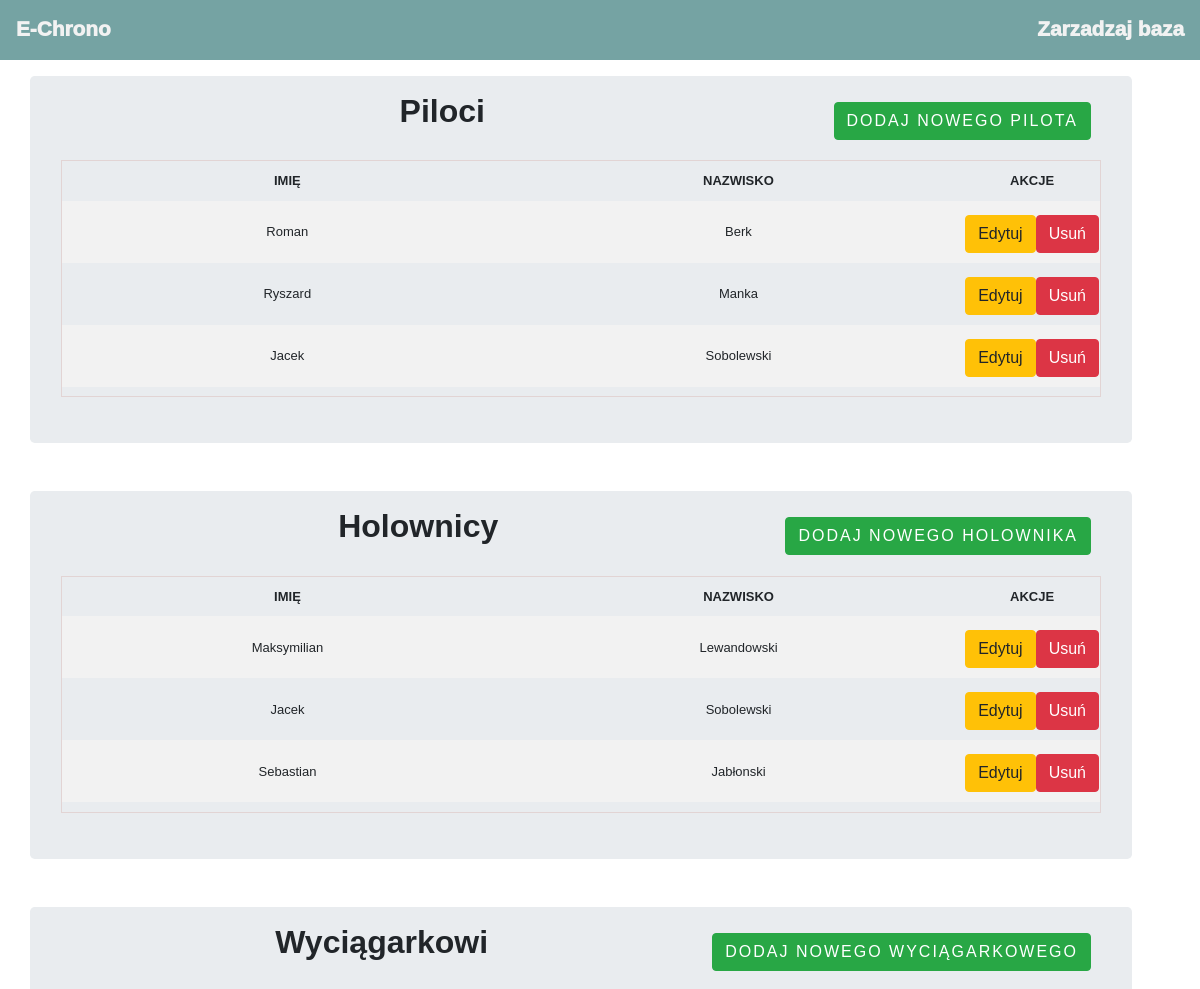
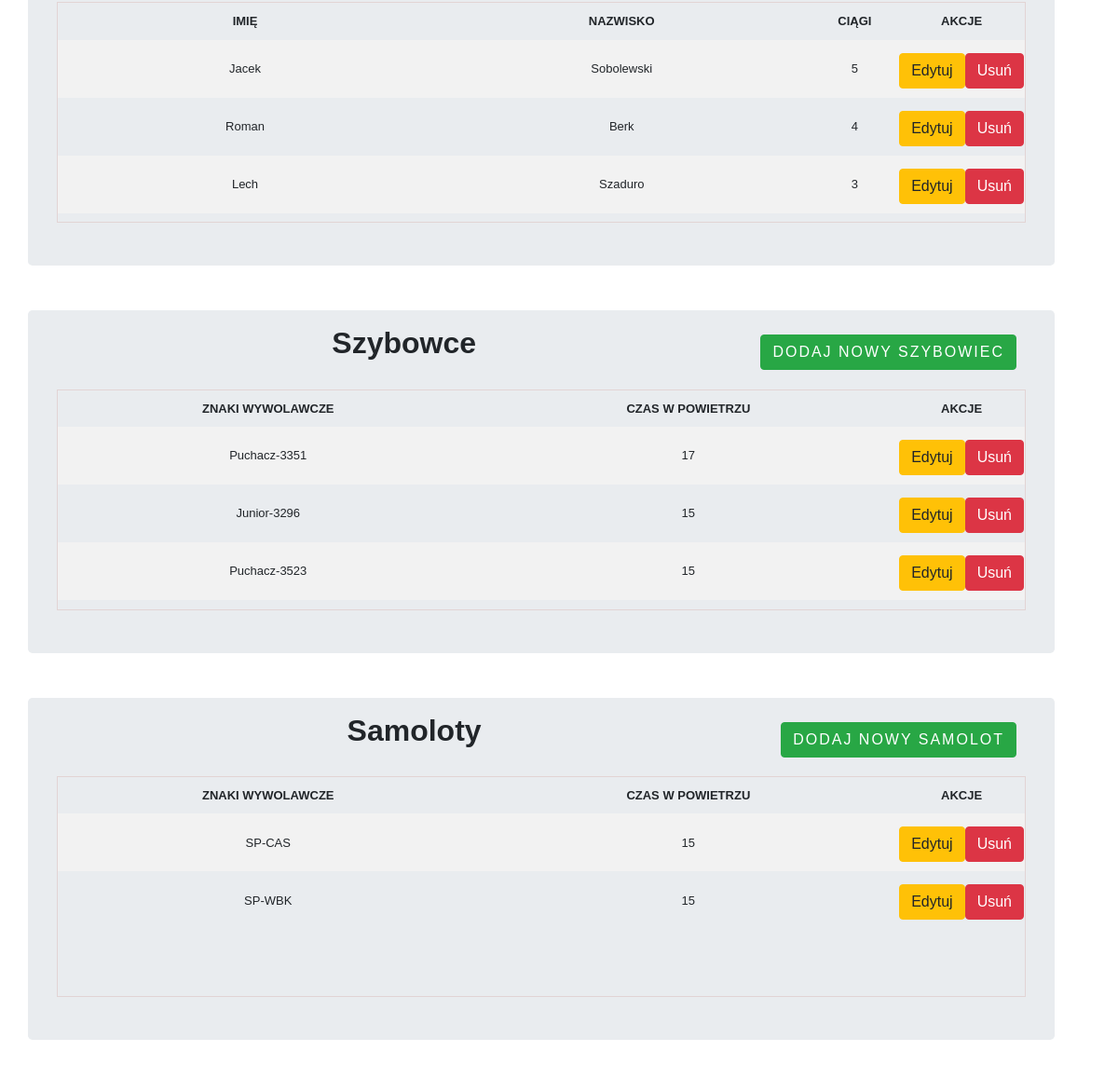
/manage, run on the app's committed database (2 pictures, top to bottom).
### __init__.py (models this page shows)
class Pilot(db.Model):
    __tablename__ = 'pilot'
    id = db.Column('id',db.Integer, primary_key=True, autoincrement=True)
    firstname = db.Column('firstname',db.String(25),nullable=False)
    lastname = db.Column('lastname',db.String(25),nullable=False)

class AirplanePilot(db.Model):
    __tablename__ = 'airplanepilot'
    id = db.Column('id',db.Integer, primary_key=True, autoincrement=True)
    firstname = db.Column('firstname',db.String(25),nullable=False)
    lastname = db.Column('lastname',db.String(25),nullable=False)

class WinchOperator(db.Model):
    __tablename__ = 'winchoperator'
    id = db.Column('id',db.Integer, primary_key=True, autoincrement=True)
    firstname = db.Column('firstname',db.String(25),nullable=False)
    lastname = db.Column('lastname',db.String(25),nullable=False)
    launches = db.Column('launches',db.Integer,default=0)

class Glider(db.Model):
    __tablename__ = 'glider'
    id = db.Column(db.Integer, primary_key=True, autoincrement=True)
    name = db.Column('name', db.String(20), nullable=False)
    time_in_air = db.Column('time_in_air', db.Integer,default=0)

class Airplane(db.Model):
    __tablename__ = 'airplane'
    id = db.Column('id',db.Integer, primary_key=True, autoincrement=True)
    name = db.Column('name',db.String(20), nullable=False)
    time_in_air = db.Column('time_in_air', db.Integer,default=0)

### main.py (the view)
@app.route('/manage',methods=['POST','GET'])
def manage():
    airplanes = Airplane.query.all()
    gliders = Glider.query.all()
    pilots = Pilot.query.all()
    airplanepilots = AirplanePilot.query.all()
    winchoperators = WinchOperator.query.all()
    return render_template('manage.html',airplanes=airplanes,gliders=gliders,pilots=pilots,
        airplanepilots = airplanepilots, winchoperators = winchoperators)

### templates/manage.html (shortened to what this page needs)
{% extends 'base.html' %}
{% block body %}
<div class="manage">
   <div class="container">
      <div class="row">
         <div class="jumbotron p-3">
            <div class="col md-12">
               <h2><b>Piloci</b>  <button type="button"  class="btn btn-success float-right"
                  data-toggle="modal" data-target="#mymodalp">Dodaj nowego pilota</button> </h2>
               <table style= "width:80em;">
                  <tr style="width: 100%;">
                     <th>Imię</th>
                     <th>Nazwisko</th>
                     <th>Akcje</th>
                  </tr>
                  {% for p in pilots %}
                  <tr>
                     <td>{{p.firstname}}</td>
                     <td>{{p.lastname}}</td>
                     <td style="display:flex;">
                        <a class="btn btn-warning btn-xs" data-toggle="modal" data-target="#modaleditp{{p.id}}">Edytuj</a>
                        <a href='/delete?table=Pilot&id={{p.id}}' class="btn btn-danger btn-xs" onclick="return confirm('Are You Sure To Delete ?')">Usuń</a>
                     </td>
                  </tr>
                  {% endfor %}
               </table>
            </div>
         </div>
      </div>
   </div>
   <div class="container">
      <div class="row">
         <div class="jumbotron p-3">
            <div class="col md-12">
               <h2><b>Holownicy</b>  <button type="button"  class="btn btn-success float-right"
                  data-toggle="modal" data-target="#mymodalap">Dodaj nowego holownika</button> </h2>
               <table style= "width:80em;">
                  <tr style="width: 100%;">
                     <th>Imię</th>
                     <th>Nazwisko</th>
                     <th>Akcje</th>
                  </tr>
                  {% for a in airplanepilots %}
                  <tr>
                     <td>{{a.firstname}}</td>
                     <td>{{a.lastname}}</td>
                     <td style="display:flex;">
                        <a class="btn btn-warning btn-xs" data-toggle="modal" data-target="#modaleditap{{a.id}}">Edytuj</a>
                        <a href='/delete?table=AirplanePilot&id={{a.id}}' class="btn btn-danger btn-xs" onclick="return confirm('Are You Sure To Delete ?')">Usuń</a>
                     </td>
                  </tr>
                  {% endfor %}
               </table>
            </div>
         </div>
      </div>
   </div>
   <div class="container">
      <div class="row">
         <div class="jumbotron p-3">
            <div class="col md-12">
               <h2><b>Wyciągarkowi</b>  <button type="button"  class="btn btn-success float-right"
                  data-toggle="modal" data-target="#mymodalwo">Dodaj nowego wyciągarkowego</button> </h2>
               <table style= "width:80em;">
                  <tr style="width: 100%;">
                     <th>Imię</th>
                     <th>Nazwisko</th>
                     <th>Ciągi</th>
                     <th>Akcje</th>
                  </tr>
                  {% for w in winchoperators %}
                  <tr>
                     <td>{{w.firstname}}</td>
                     <td>{{w.lastname}}</td>
                     <td>{{w.launches}}</td>
                     <td style="display:flex;">
                        <a class="btn btn-warning btn-xs" data-toggle="modal" data-target="#modaleditwo{{w.id}}">Edytuj</a>
                        <a href='/delete?table=WinchOperator&id={{w.id}}' class="btn btn-danger btn-xs" onclick="return confirm('Are You Sure To Delete ?')">Usuń</a>
                     </td>
                  </tr>
                  {% endfor %}
               </table>
            </div>
         </div>
      </div>
   </div>
   <div class="container">
      <div class="row">
         <div class="jumbotron p-3">
            <div class="col md-12">
               <h2><b>Szybowce</b>  <button type="button"  class="btn btn-success float-right"
                  data-toggle="modal" data-target="#mymodalg">Dodaj nowy szybowiec</button> </h2>
               <table style= "width:80em;">
                  <tr style="width: 100%;">
                     <th>Znaki Wywolawcze</th>
                     <th>Czas w powietrzu</th>
                     <th>Akcje</th>
                  </tr>
                  {% for g in gliders %}
                  <tr>
                     <td>{{g.name}}</td>
                     <td>{{g.time_in_air}}</td>
                     <td style="display:flex;">
                        <a class="btn btn-warning btn-xs" data-toggle="modal" data-target="#modaleditg{{g.id}}">Edytuj</a>
                        <a href='/delete?table=Glider&id={{g.id}}' class="btn btn-danger btn-xs" onclick="return confirm('Are You Sure To Delete ?')">Usuń</a>
                     </td>
                  </tr>
                  {% endfor %}
               </table>
            </div>
         </div>
      </div>
   </div>
   <div class="container" >
      <div class="row" style="text-align: center;">
         <div class="jumbotron p-3" style="text-align: center;">
            <div class="col md-12" style="text-align: center;">
               <h2><b>Samoloty</b>  <button type="button"  class="btn btn-success float-right"
                  data-toggle="modal" data-target="#mymodala">Dodaj nowy samolot</button> </h2>
               <table style= "width:80em;">
                  <tr style="width: 100%;">
                     <th>Znaki Wywolawcze</th>
                     <th>Czas w powietrzu</th>
                     <th>Akcje</th>
                  </tr>
                  {% for a in airplanes %}
                  <tr>
                     <td> {{ a.name }} </td>
                     <td> {{ a.time_in_air }} </td>
                     <td style="display:flex;">
                        <a href='/update' class="btn btn-warning btn-xs" data-toggle="modal" data-target="#modaledita{{a.id}}">Edytuj</a>
                        <a href='/delete?table=Airplane&id={{a.id}}' class="btn btn-danger btn-xs" onclick="return confirm('Na pewno chcesz usunąć tą pozycje ?')">Usuń</a>
                     </td>
                  </tr>
                  {% endfor %}
               </table>
            </div>
         </div>
      </div>
   </div>
</div>
{% endblock %}

### static/styles.css (style rules this page uses)
table, #active_table { border: 1px solid #e2d4d4; border-radius: 8px; margin-top: 30px; margin-bottom: 30px; text-align: center; font-size: 13px; }
a { color: #f2f2f2; margin-top: 0.25em; font-weight: bold; font-weight: 1000; font-size: 1.3em; text-align: center; }
tr:nth-child(even) { background-color: #f2f2f2; }
td { padding-top: 10px; padding-bottom: 10px; width: 45%; }
th { padding-top: 10px; padding-bottom: 10px; text-transform: uppercase; width: 120px; }
button { border: none; color: white; padding: 15px 32px; text-align: center; text-decoration: none; display: inline-block; font-size: 16px; border-radius: 4px; margin-left: 10px; margin-right: 10px; margin-top: 10px; text-transform: uppercase; letter-spacing: 2px; }
.container { margin-left: 10px; margin: auto; padding-top: 1em }

### data on the page
Pilot: firstname "Roman", lastname "Berk"
Pilot: firstname "Ryszard", lastname "Manka"
Pilot: firstname "Jacek", lastname "Sobolewski"
AirplanePilot: firstname "Maksymilian", lastname "Lewandowski"
AirplanePilot: firstname "Jacek", lastname "Sobolewski"
AirplanePilot: firstname "Sebastian", lastname "Jabłonski"
WinchOperator: firstname "Jacek", lastname "Sobolewski", launches "5"
WinchOperator: firstname "Roman", lastname "Berk", launches "4"
WinchOperator: firstname "Lech", lastname "Szaduro", launches "3"
Glider: name "Puchacz-3351", time_in_air "17"
Glider: name "Junior-3296", time_in_air "15"
Glider: name "Puchacz-3523", time_in_air "15"
Airplane: name "SP-CAS", time_in_air "15"
Airplane: name "SP-WBK", time_in_air "15"
